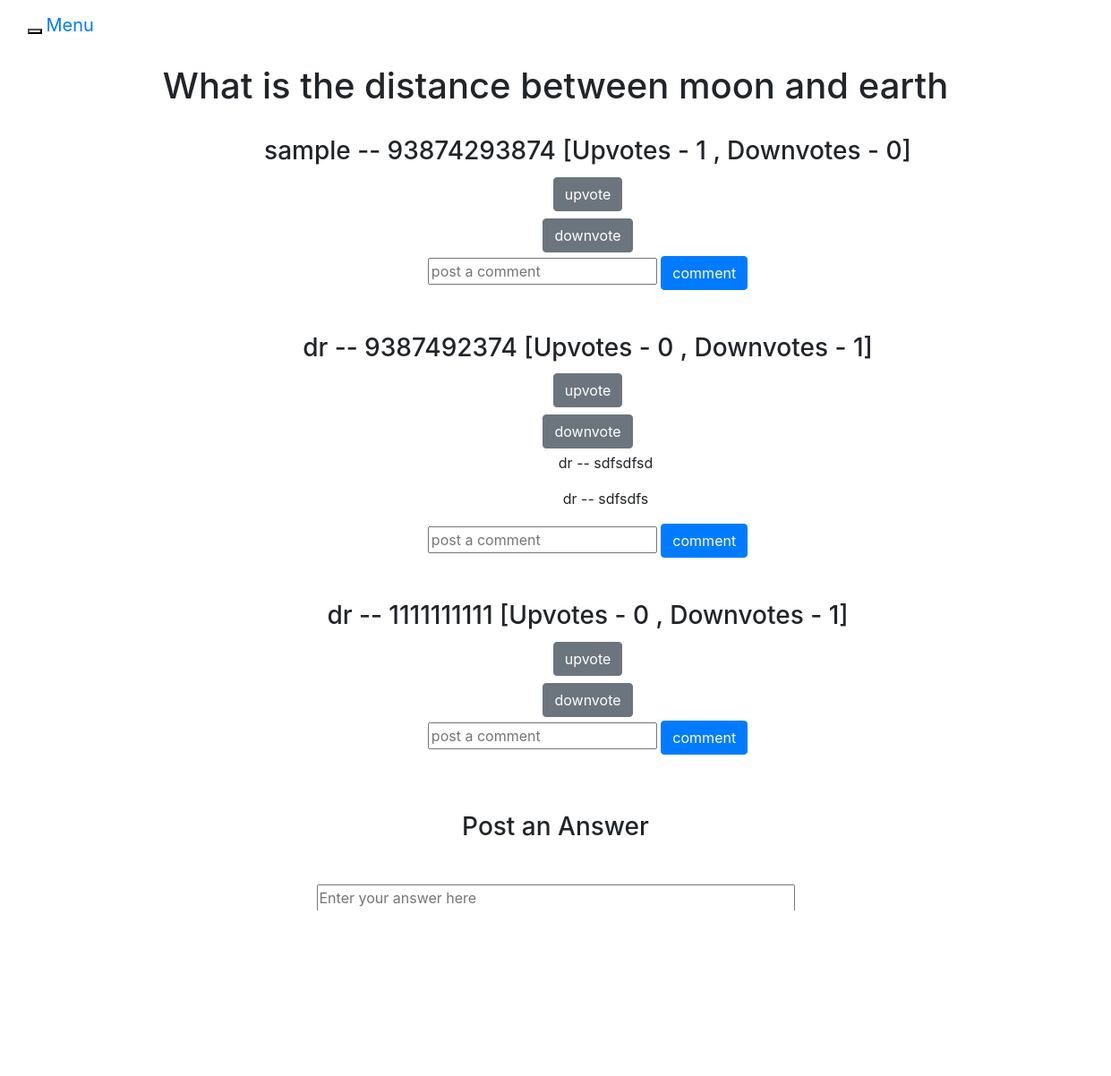
Screenshot of /users/view-all-answers/1 (signed in) with the database file from the repository.
### users/models.py (models this page shows, shortened)
class Question(models.Model):
    question_text=models.CharField(max_length=500)
    user = models.ForeignKey(CustomUser,on_delete=models.CASCADE)
    date = models.DateField(blank= True, default = datetime.now)

class Answer(models.Model):
    answer_text = models.CharField(max_length=10000)
    question = models.ForeignKey(Question,on_delete=models.CASCADE)
    user = models.ForeignKey(CustomUser,on_delete=models.CASCADE)
    date = models.DateField(blank= True, default = datetime.now)
    up_vote_count = models.IntegerField(default=0)
    down_vote_count = models.IntegerField(default=0)

class CustomUser(AbstractUser):
    email = models.EmailField(max_length=255,unique=True)
    name = models.CharField(max_length=200, default="")
    dob = models.DateField(blank=True,null=True,default=datetime.now)
    is_admin = models.BooleanField(default=False,blank=True)
    is_staff = models.BooleanField(default=False,blank=True)
    USERNAME_FIELD='email'
    REQUIRED_FIELDS=['name','username']

class Comment(models.Model):
    comment_text=models.CharField(max_length=5000)
    user = models.ForeignKey(CustomUser,on_delete=models.CASCADE)
    answer = models.ForeignKey(Answer,on_delete=models.CASCADE)
    date = models.DateField(blank= True, default = datetime.now)

### users/views.py (the view)
# urls.py: path('view-all-answers/<int:question_id>',views.view_all_answers,name='view-all-answers'),
@login_required
def view_all_answers(request,question_id):
    template = 'view-all-answers.html'
    return render(request, template ,get_answers_and_comments(question_id))

### users/views.py (called while the page is built)
def get_answers_and_comments(question_id):
    answers = Answer.objects.filter(question = Question.objects.get(id=question_id))
    ans_comments =[]
    for ans in answers:
        comments = Comment.objects.filter(answer = ans)
        question_response = {
            "answer":ans,
            "comments":comments
        }
        ans_comments.append(question_response)
    context = {
        "question_response":ans_comments,
        "question":Question.objects.get(id=question_id)
    }
    return context

### templates/view-all-answers.html (shortened to what this page needs)
{% extends 'base.html' %}
{% load i18n %}
{% block content %}
<h1 class="text-center m-3">{{ question.question_text }}</h1>
<div class="row">
    <div class="col-lg-12 text-center">
        <ul style="list-style: none">
            <li>
                {% for ans in question_response %}
                <div class =row>
                    <div class="col-lg-12 text-center m-3">
                            <h3>{{ans.answer.user.name}} -- {{ ans.answer.answer_text}} [Upvotes - {{ans.answer.up_vote_count}} , Downvotes - {{ans.answer.down_vote_count}}] </h3>
                            <form method="POST" action="{% url 'upvote' ans.answer.id user.id %}">
                                <input type="submit" class="btn btn-secondary m-1" id="upVote" value="upvote"/>
                            </form>
                            <form method="POST" action="{% url 'downvote' ans.answer.id user.id %}">
                                <input type="submit" class="btn btn-secondary m-1" id="downVote" value="downvote"/>
                            </form>
                            <ul style="list-style: none">
                                {% for comment in ans.comments %}
                                <li><p>{{comment.user.name}} -- {{comment.comment_text}}</p></li>
                                {% endfor %}
                            </ul>
                            {% if user.is_authenticated %}
                            <form method="POST" action="{% url 'save-comment' ans.answer.id %}">
                                <div class="form-group">
                                    <input type="text" name="comment" placeholder="post a comment" />
                                    <input class="btn btn-primary" type="submit" value="comment"/>
                                </div>
                            </form>
                            {% endif %}
                    </div>
                </div>
                {% endfor%}
            </li>
        </ul>
    </div>
</div>
{% if user.is_authenticated %}
    <div class="row m-3">
        <div class="col-lg-12 text-center">
            <h3 class="mb-5">Post an Answer</h3>
            <form action="{% url 'save-answer' question.id %}" method="POST">
                <div class="form-group">
                        <textarea rows=5 cols=50 name="answer" placeholder="Enter your answer here"></textarea>
                </div>
                <div class="form-group">
                        <input type="submit" value="submit answer" class="btn btn-primary"/>
                </div>
            </form>
        </div>
    </div>
{% endif %}
{% endblock %}

### rows the page displays
Question: question_text "What is the distance between moon and earth"
Answer: answer.user.name "sample", answer.answer_text "93874293874", answer.up_vote_count "1", answer.down_vote_count "0"
Answer: answer.user.name "dr", answer.answer_text "9387492374", answer.up_vote_count "0", answer.down_vote_count "1"
Comment: user.name "dr", comment_text "sdfsdfsd"
Comment: user.name "dr", comment_text "sdfsdfs"
Answer: answer.user.name "dr", answer.answer_text "1111111111", answer.up_vote_count "0", answer.down_vote_count "1"
